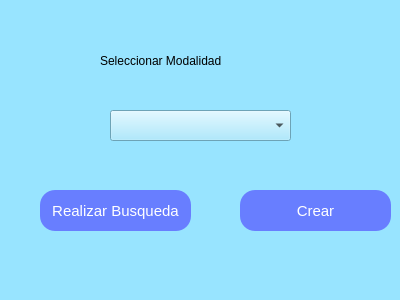
<?xml version="1.0" encoding="UTF-8"?>
<ui version="4.0">
 <class>Dialog</class>
 <widget class="QDialog" name="Dialog">
  <property name="geometry">
   <rect>
    <x>0</x>
    <y>0</y>
    <width>400</width>
    <height>300</height>
   </rect>
  </property>
  <property name="windowTitle">
   <string>Dialog</string>
  </property>
  <property name="styleSheet">
   <string notr="true">background-color:rgb(152, 228, 255);</string>
  </property>
  <widget class="QLabel" name="label">
   <property name="geometry">
    <rect>
     <x>100</x>
     <y>20</y>
     <width>241</width>
     <height>81</height>
    </rect>
   </property>
   <property name="styleSheet">
    <string notr="true">font: 57 18pt &quot;Likhan&quot;;</string>
   </property>
   <property name="text">
    <string>Seleccionar Modalidad</string>
   </property>
  </widget>
  <widget class="QPushButton" name="bt_busqueda">
   <property name="geometry">
    <rect>
     <x>40</x>
     <y>190</y>
     <width>151</width>
     <height>41</height>
    </rect>
   </property>
   <property name="styleSheet">
    <string notr="true">border-radius:15px;
color:white;
font-size:15px;
background-color: rgb(104, 126, 255);</string>
   </property>
   <property name="text">
    <string>Realizar Busqueda</string>
   </property>
  </widget>
  <widget class="QComboBox" name="combo_box">
   <property name="geometry">
    <rect>
     <x>110</x>
     <y>110</y>
     <width>181</width>
     <height>31</height>
    </rect>
   </property>
  </widget>
  <widget class="QPushButton" name="bt_crear">
   <property name="geometry">
    <rect>
     <x>240</x>
     <y>190</y>
     <width>151</width>
     <height>41</height>
    </rect>
   </property>
   <property name="styleSheet">
    <string notr="true">border-radius:15px;
color:white;
font-size:15px;
background-color: rgb(104, 126, 255);</string>
   </property>
   <property name="text">
    <string>Crear</string>
   </property>
  </widget>
 </widget>
 <resources/>
 <connections/>
</ui>
